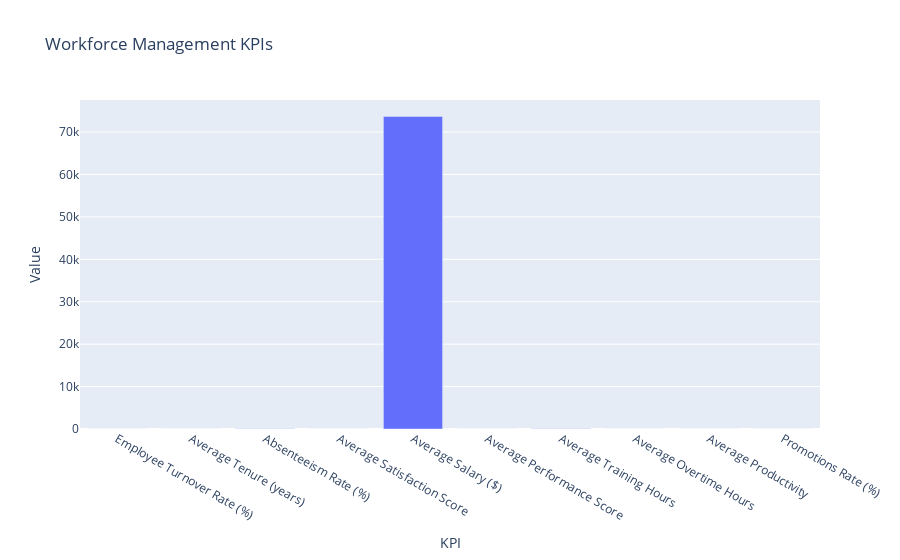
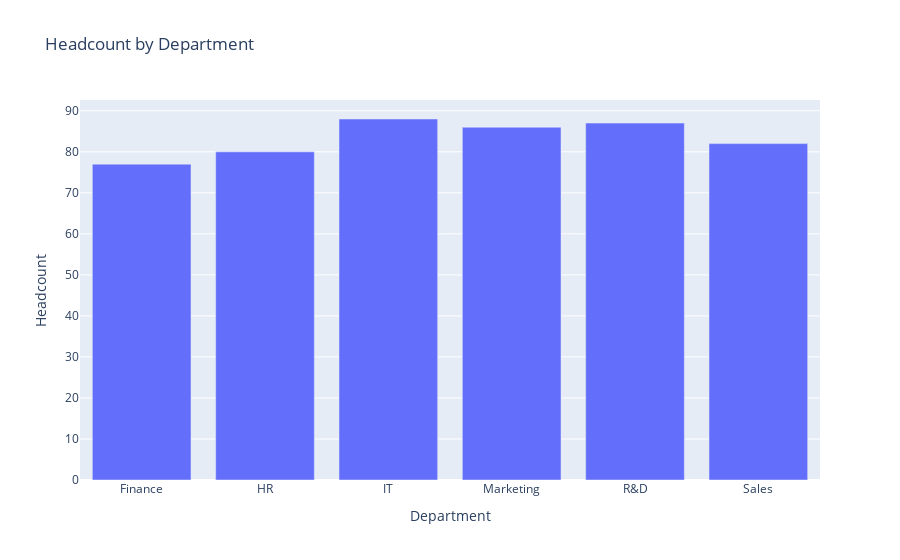
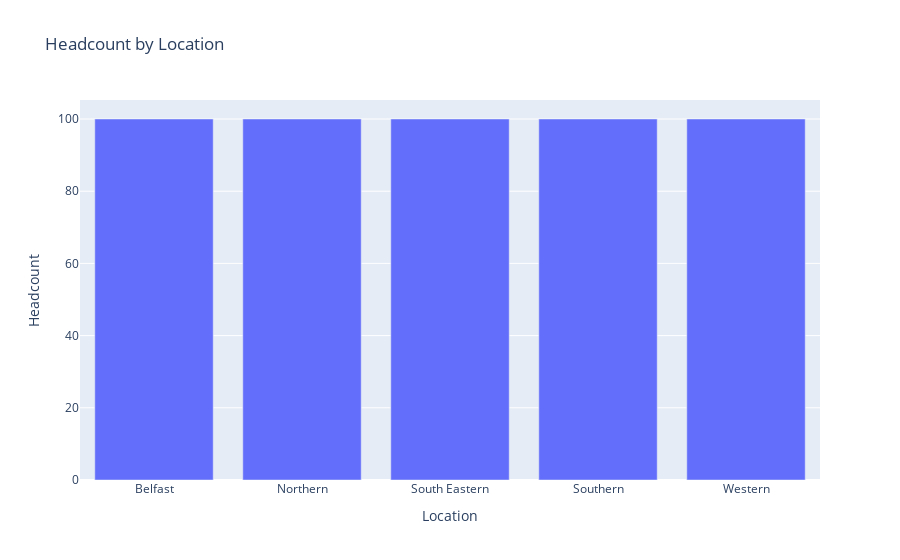

The cell these charts' notebook holds for them, in order:
### Code cell
# Add dummy data for Training Hours and Overtime Hours
df['Training Hours'] = [random.randint(10, 50) for _ in range(len(df))]
df['Overtime Hours'] = [random.randint(0, 20) for _ in range(len(df))]

# Calculate KPIs

# 1. Employee Turnover Rate (Assuming turnover can be inferred from performance score for this dummy dataset)
turnover_rate = (df['Performance Score'] < 2).mean() * 100

# 2. Average Tenure (in years)
df['Hire Date'] = pd.to_datetime(df['Hire Date'])
df['Tenure'] = (pd.Timestamp('today') - df['Hire Date']).dt.days / 365.25
average_tenure = df['Tenure'].mean()

# 3. Absenteeism Rate (Assuming absenteeism can be inferred from performance score for this dummy dataset)
absenteeism_rate = (df['Performance Score'] < 3).mean() * 100

# 4. Employee Satisfaction Score (Assuming performance score represents satisfaction)
average_satisfaction_score = df['Performance Score'].mean()

# 5. Average Salary
average_salary = df['Salary'].mean()

# 6. Performance Score Analysis
average_performance_score = df['Performance Score'].mean()

# 7. Headcount by Department and Location
headcount_by_department = df.groupby('Department')['Employee ID'].count().reset_index()
headcount_by_location = df.groupby('Location')['Employee ID'].count().reset_index()

# 8. Average Training Hours per Employee
average_training_hours = df['Training Hours'].mean()

# 9. Average Overtime Hours per Employee
average_overtime_hours = df['Overtime Hours'].mean()

# 10. Employee Productivity (Performance Score / Salary)
df['Productivity'] = df['Performance Score'] / df['Salary']
average_productivity = df['Productivity'].mean()

# 11. Promotions Rate (Assuming employees with Performance Score > 4 are promoted)
promotions_rate = (df['Performance Score'] > 4).mean() * 100

# Display the results
kpis = {
    "Employee Turnover Rate (%)": turnover_rate,
    "Average Tenure (years)": average_tenure,
    "Absenteeism Rate (%)": absenteeism_rate,
    "Average Satisfaction Score": average_satisfaction_score,
    "Average Salary ($)": average_salary,
    "Average Performance Score": average_performance_score,
    "Average Training Hours": average_training_hours,
    "Average Overtime Hours": average_overtime_hours,
    "Average Productivity": average_productivity,
    "Promotions Rate (%)": promotions_rate
}

# Creating a dataframe for better visualization
kpis_df = pd.DataFrame(list(kpis.items()), columns=['KPI', 'Value'])
print("Key Performance Indicators (KPIs):")
print(kpis_df)

# Plotting the KPIs using Plotly Express
fig = px.bar(kpis_df, x='KPI', y='Value', title='Workforce Management KPIs', labels={'Value': 'Value'})
fig.show()

# Display Headcount by Department and Location
print("\nHeadcount by Department:")
print(headcount_by_department)

print("\nHeadcount by Location:")
print(headcount_by_location)

# Plotting Headcount by Department using Plotly Express
fig_department = px.bar(headcount_by_department, x='Department', y='Employee ID', title='Headcount by Department', labels={'Employee ID': 'Headcount'})
fig_department.show()

# Plotting Headcount by Location using Plotly Express
fig_location = px.bar(headcount_by_location, x='Location', y='Employee ID', title='Headcount by Location', labels={'Employee ID': 'Headcount'})
fig_location.show()

### Figure 1 — Plotly figure (JSON) as saved in the notebook; plotly's stock layout.template omitted (floating-point values rounded to 4 significant figures)
{"data": [{"alignmentgroup": "True", "hovertemplate": "KPI=%{x}<br>Value=%{y}<extra></extra>", "legendgroup": "", "marker": {"color": "#636efa", "pattern": {"shape": ""}}, "name": "", "offsetgroup": "", "orientation": "v", "showlegend": false, "textposition": "auto", "type": "bar", "x": ["Employee Turnover Rate (%)", "Average Tenure (years)", "Absenteeism Rate (%)", "Average Satisfaction Score", "Average Salary ($)", "Average Performance Score", "Average Training Hours", "Average Overtime Hours", "Average Productivity", "Promotions Rate (%)"], "xaxis": "x", "y": [24, 4.876, 49.4, 3.027, 73680.0, 3.027, 30.02, 10.48, 4.789e-05, 26.6], "yaxis": "y"}], "layout": {"barmode": "relative", "legend": {"tracegroupgap": 0}, "title": {"text": "Workforce Management KPIs"}, "xaxis": {"anchor": "y", "domain": [0, 1], "title": {"text": "KPI"}}, "yaxis": {"anchor": "x", "domain": [0, 1], "title": {"text": "Value"}}}}

### Figure 2 — Plotly figure (JSON) as saved in the notebook; plotly's stock layout.template omitted (floating-point values rounded to 4 significant figures)
{"data": [{"alignmentgroup": "True", "hovertemplate": "Department=%{x}<br>Headcount=%{y}<extra></extra>", "legendgroup": "", "marker": {"color": "#636efa", "pattern": {"shape": ""}}, "name": "", "offsetgroup": "", "orientation": "v", "showlegend": false, "textposition": "auto", "type": "bar", "x": ["Finance", "HR", "IT", "Marketing", "R&D", "Sales"], "xaxis": "x", "y": [77, 80, 88, 86, 87, 82], "yaxis": "y"}], "layout": {"barmode": "relative", "legend": {"tracegroupgap": 0}, "title": {"text": "Headcount by Department"}, "xaxis": {"anchor": "y", "domain": [0, 1], "title": {"text": "Department"}}, "yaxis": {"anchor": "x", "domain": [0, 1], "title": {"text": "Headcount"}}}}

### Figure 3 — Plotly figure (JSON) as saved in the notebook; plotly's stock layout.template omitted (floating-point values rounded to 4 significant figures)
{"data": [{"alignmentgroup": "True", "hovertemplate": "Location=%{x}<br>Headcount=%{y}<extra></extra>", "legendgroup": "", "marker": {"color": "#636efa", "pattern": {"shape": ""}}, "name": "", "offsetgroup": "", "orientation": "v", "showlegend": false, "textposition": "auto", "type": "bar", "x": ["Belfast", "Northern", "South Eastern", "Southern", "Western"], "xaxis": "x", "y": [100, 100, 100, 100, 100], "yaxis": "y"}], "layout": {"barmode": "relative", "legend": {"tracegroupgap": 0}, "title": {"text": "Headcount by Location"}, "xaxis": {"anchor": "y", "domain": [0, 1], "title": {"text": "Location"}}, "yaxis": {"anchor": "x", "domain": [0, 1], "title": {"text": "Headcount"}}}}
